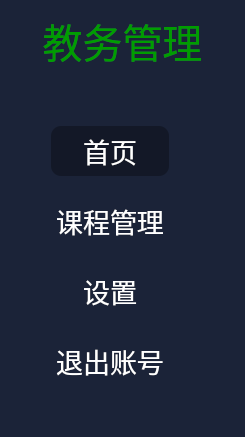
      <widget class="QWidget" name="widget" native="true">
       <property name="styleSheet">
        <string notr="true">background-color: rgb(27, 35, 56);</string>
       </property>
       <layout class="QHBoxLayout" name="horizontalLayout_4">
        <item>
         <layout class="QVBoxLayout" name="verticalLayout_3">
          <item>
           <layout class="QVBoxLayout" name="verticalLayout_2">
            <item>
             <widget class="QLabel" name="label">
              <property name="font">
               <font>
                <family>隶书</family>
                <pointsize>30</pointsize>
               </font>
              </property>
              <property name="styleSheet">
               <string notr="true">color: rgb(0, 157, 0);</string>
              </property>
              <property name="text">
               <string>教务管理</string>
              </property>
              <property name="alignment">
               <set>Qt::AlignCenter</set>
              </property>
             </widget>
            </item>
            <item>
             <layout class="QHBoxLayout" name="horizontalLayout_3">
              <item>
               <spacer name="horizontalSpacer">
                <property name="orientation">
                 <enum>Qt::Horizontal</enum>
                </property>
                <property name="sizeHint" stdset="0">
                 <size>
                  <width>40</width>
                  <height>20</height>
                 </size>
                </property>
               </spacer>
              </item>
              <item>
               <layout class="QVBoxLayout" name="verticalLayout">
                <property name="spacing">
                 <number>20</number>
                </property>
                <property name="topMargin">
                 <number>50</number>
                </property>
                <property name="rightMargin">
                 <number>25</number>
                </property>
                <item>
                 <widget class="QPushButton" name="pushButton">
                  <property name="font">
                   <font>
                    <family>隶书</family>
                    <pointsize>20</pointsize>
                   </font>
                  </property>
                  <property name="styleSheet">
                   <string notr="true">QPushButton{
	color: rgb(255, 255, 255);
	border-radius:10px;
	padding:5px
}
QPushButton:hover{
	background-color: rgb(56, 71, 115);
}
QPushButton:checked{
	background-color: #131827;
}</string>
                  </property>
                  <property name="text">
                   <string>首页</string>
                  </property>
                  <property name="checkable">
                   <bool>true</bool>
                  </property>
                  <property name="checked">
                   <bool>true</bool>
                  </property>
                  <property name="autoExclusive">
                   <bool>true</bool>
                  </property>
                 </widget>
                </item>
                <item>
                 <widget class="QPushButton" name="pushButton_2">
                  <property name="font">
                   <font>
                    <family>隶书</family>
                    <pointsize>20</pointsize>
                   </font>
                  </property>
                  <property name="styleSheet">
                   <string notr="true">QPushButton{
	color: rgb(255, 255, 255);
	border-radius:10px;
	padding:5px
}
QPushButton:hover{
	background-color: rgb(56, 71, 115);
}
QPushButton:checked{
	background-color: #131827;
}</string>
                  </property>
                  <property name="text">
                   <string>课程管理</string>
                  </property>
                  <property name="checkable">
                   <bool>true</bool>
                  </property>
                  <property name="autoExclusive">
                   <bool>true</bool>
                  </property>
                 </widget>
                </item>
                <item>
                 <widget class="QPushButton" name="pushButton_7">
                  <property name="font">
                   <font>
                    <family>隶书</family>
                    <pointsize>20</pointsize>
                   </font>
                  </property>
                  <property name="styleSheet">
                   <string notr="true">QPushButton{
	color: rgb(255, 255, 255);
	border-radius:10px;
	padding:5px
}
QPushButton:hover{
	background-color: rgb(56, 71, 115);
}
QPushButton:checked{
	background-color: #131827;
}</string>
                  </property>
                  <property name="text">
                   <string>设置</string>
                  </property>
                  <property name="checkable">
                   <bool>true</bool>
                  </property>
                  <property name="autoExclusive">
                   <bool>true</bool>
                  </property>
                 </widget>
                </item>
                <item>
                 <widget class="QPushButton" name="pushButton_6">
                  <property name="font">
                   <font>
                    <family>隶书</family>
                    <pointsize>20</pointsize>
                   </font>
                  </property>
                  <property name="styleSheet">
                   <string notr="true">QPushButton{
	color: rgb(255, 255, 255);
	border-radius:10px;
	padding:5px
}
QPushButton:hover{
	background-color: rgb(56, 71, 115);
}
QPushButton:checked{
	background-color: #131827;
}</string>
                  </property>
                  <property name="text">
                   <string>退出账号</string>
                  </property>
                  <property name="checkable">
                   <bool>true</bool>
                  </property>
                  <property name="autoRepeat">
                   <bool>false</bool>
                  </property>
                  <property name="autoExclusive">
                   <bool>true</bool>
                  </property>
                 </widget>
                </item>
               </layout>
              </item>
              <item>
               <spacer name="horizontalSpacer_2">
                <property name="orientation">
                 <enum>Qt::Horizontal</enum>
                </property>
                <property name="sizeHint" stdset="0">
                 <size>
                  <width>40</width>
                  <height>20</height>
                 </size>
                </property>
               </spacer>
              </item>
             </layout>
            </item>
           </layout>
          </item>
          <item>
           <spacer name="verticalSpacer">
            <property name="orientation">
             <enum>Qt::Vertical</enum>
            </property>
            <property name="sizeHint" stdset="0">
             <size>
              <width>20</width>
              <height>40</height>
             </size>
            </property>
           </spacer>
          </item>
         </layout>
        </item>
       </layout>
      </widget>
